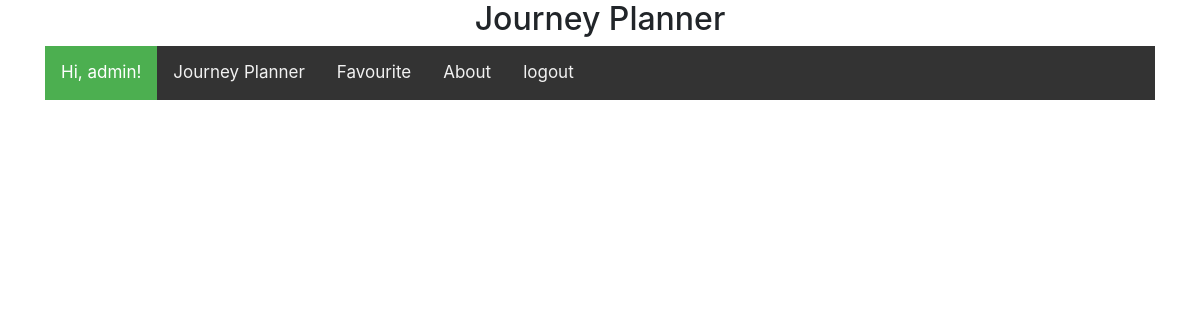
Page /fav/ (signed in) on the earlier database version.
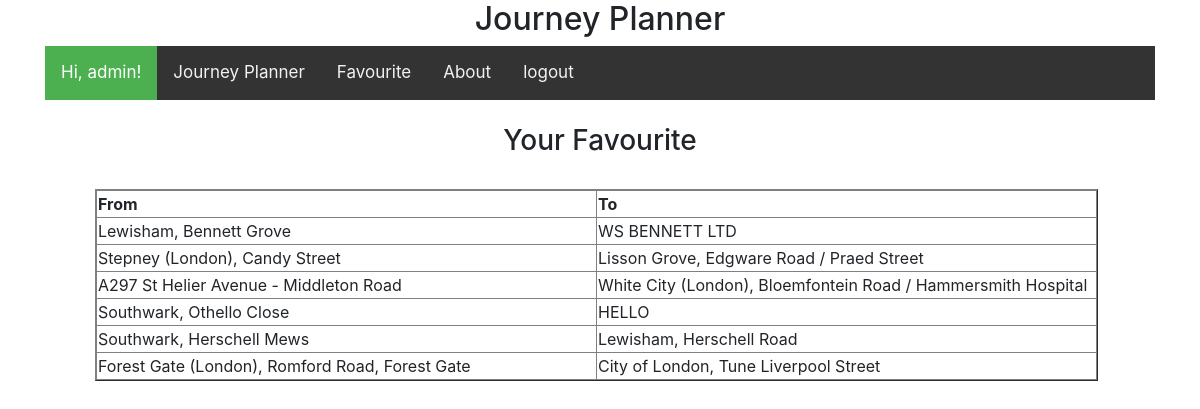
Same page on the later database version.
### myapi/models.py (models this page shows, shortened)
class FavouritePlan(models.Model):
    from_location = models.CharField(max_length=100)
    to_location   = models.CharField(max_length=100)
    fav_flag = models.BooleanField(default=False)
    user = models.CharField(max_length=30, default='admin')

### myapi/views.py (the view)
# urls.py: path('fav/', favView),
@login_required
def favView(request):
    print("--- FAV GET ---")
    favList = []
    if request.method == "GET":
        if request.user.is_authenticated:
            print("USER ID :", request.user)
            if request.user == 'admin':
                favSet = FavouritePlan.objects.all()
            else:
                favSet = FavouritePlan.objects.filter(user=str(request.user))
            for record in favSet:
                favList.append(record)
            print("- Added to fav -- ")
    return render(request, "index.html", {'fav': favList} )

### templates/index.html (shortened to what this page needs)
<!DOCTYPE html>
<html lang="en">
<head>
    <link rel="stylesheet" href="//code.jquery.com/ui/1.12.1/themes/base/jquery-ui.css">
    <link rel="stylesheet" href="https://maxcdn.bootstrapcdn.com/bootstrap/4.0.0/css/bootstrap.min.css">
</head>
<body>
    <center>
        <div class="container">
            <div>
                <h2>Journey Planner</h2>
                <div class="topnav">
                    <a class="active" href="#"> Hi, {{ user.username }}! </a>
                    <a href="/index/">Journey Planner</a>
                    <a href="/fav/">Favourite</a>
                    <a href="/about/">About</a>
                    <a href="{% url 'logout' %}">logout</a>
                </div>
                <br>
            </div>
            <div>
                {% if fav %}
                    <h3>Your Favourite</h3>
                    <br>
                    <table  border="1">
                        <thead><th>From</th><th>To</th></thead>
                        <tbody>
                        {% for rec in fav %}
                            <tr>
                                <td style="width:500px;">{{ rec.from_location }}</td>
                                <td style="width:500px;">{{ rec.to_location }}</td>
                            </tr>
                        {% endfor %}
                        </tbody>
                    </table>
                {% endif %}
            </div>
        </div>
    </center>
</body>
</html>

Differences in the rows shown:
added FavouritePlan: from_location "Lewisham, Bennett Grove", to_location "WS BENNETT LTD"
added FavouritePlan: from_location "Stepney (London), Candy Street", to_location "Lisson Grove, Edgware Road / Praed Street"
added FavouritePlan: from_location "A297 St Helier Avenue - Middleton Road", to_location "White City (London), Bloemfontein Road / Hammersmith Hospital"
added FavouritePlan: from_location "Southwark, Othello Close", to_location "HELLO"
added FavouritePlan: from_location "Southwark, Herschell Mews", to_location "Lewisham, Herschell Road"
added FavouritePlan: from_location "Forest Gate (London), Romford Road, Forest Gate", to_location "City of London, Tune Liverpool Street"
Other differences:
text now shown: "Your Favourite From To"
